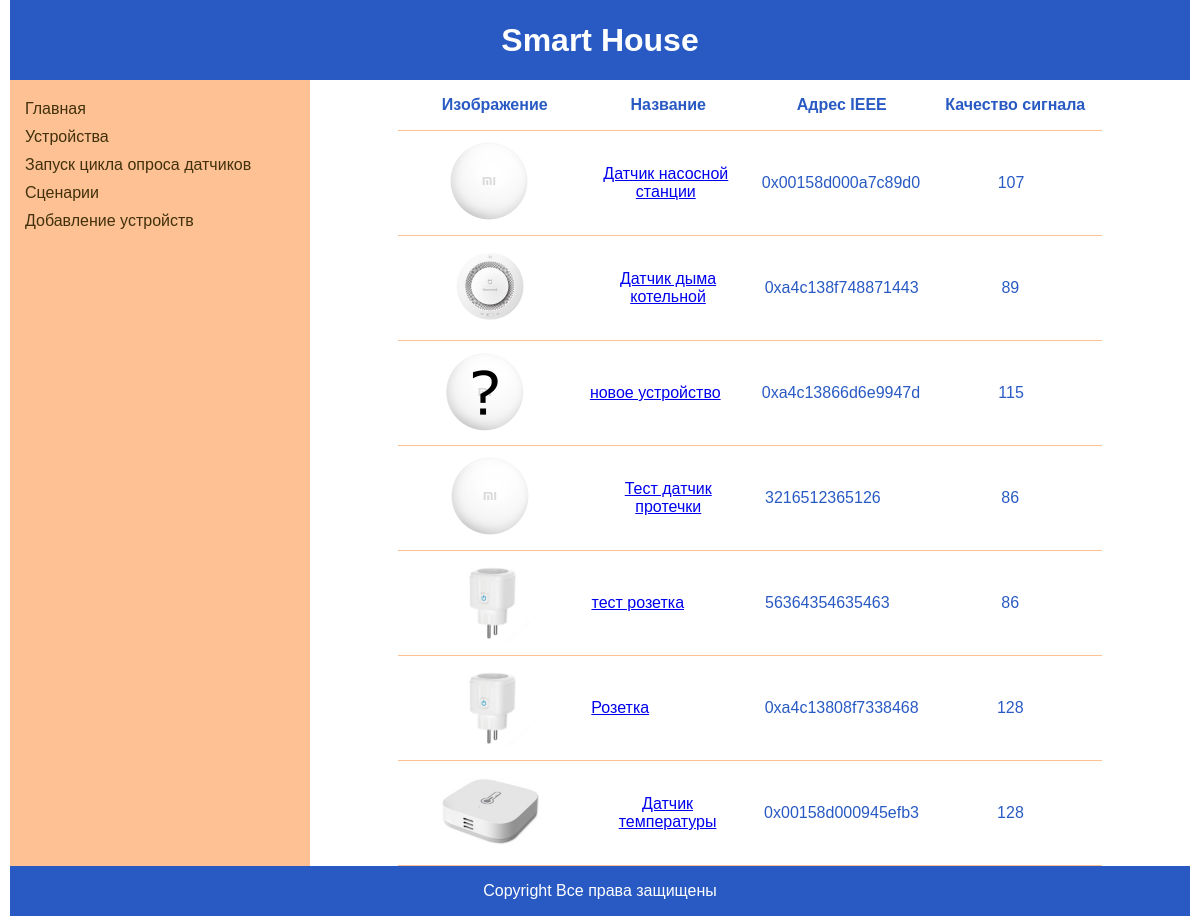
Page /devices/ on the committed database.
### smart_house/models.py (models this page shows, shortened)
class Device(models.Model):
    class Meta:
        db_table = 'devices'
    name = models.CharField(
        db_column='name',
        max_length=50,
        help_text="Введите название датчика",
        verbose_name="Название датчика"
    )
    address = models.CharField(
        db_column='address',
        max_length=50,
        help_text="Введите ieee адрес датчика",
        verbose_name="ieee адрес датчика"
    )
    json_data = models.JSONField(
        db_column='json_data',
        null=True,
        blank=True
    )
    groups_id = models.ForeignKey(
        to='Group',
        db_column='groups_id',
        on_delete=models.CASCADE,
        help_text="Укажите в какую группу входит устройство",
        verbose_name="Входит в группу",
        null=True,
        blank=True
    )
    devices_type= models.ForeignKey(
        to='DeviceType',
        db_column='devices_type_id',
        on_delete=models.CASCADE,
        help_text="Укажите тип устройства",
        verbose_name="Тип устройства",
        null=True,
        blank=True
    )

class DeviceType(models.Model):
    class Meta:
        db_table = 'devices_type'
    name = models.CharField(
        db_column='name',
        max_length=50,
        help_text="Введите тип устройства",
        verbose_name="Название типа устройства"
    )
    image = models.ImageField(
        upload_to='images',
        help_text="Введите изображение устройства",
        verbose_name="Изображение устройства"
    )

### smart_house/views.py (the view)
# urls.py: path('devices/', views.DeviceListView.as_view(), name='devices'),
class DeviceListView(ListView):
    model = Device
    template_name = 'smart_house/devices.html'
    context_object_name = 'devices'
    def get_context_data(self, **kwargs) -> dict:
        context = super().get_context_data(**kwargs)
        for obj in self.object_list:
            obj.json_data = json.loads(obj.json_data)
        return context

### templates/smart_house/devices.html
{% extends "smart_house/base.html" %}
{% block content %}
  {% if devices %}
  <div class="devices-container">
    <div class="devices-row">
      <div>
        <p class="name-row">Изображение</p>
      </div>
      <div>
        <p class="name-row">Название</p>
      </div>
      <div>
        <p class="name-row">Адрес IEEE</p>
      </div>
      <div>
        <p class="name-row">Качество сигнала</p>
      </div>
    </div>
    {% for device in devices %}
      <div class="devices-row">
        <div>
          <img src="{{ device.devices_type.image.url }}" alt="connect" style="max-height:100px">
        </div>
        <div class="devices-left"><a href="{{ device.id }}">{{ device.name }}</a></div>
        <div class="devices-left"><p>{{ device.address }}</p></div>
        <div><p>{{device.json_data.linkquality}}</p></div>
      </div>
    {% endfor %}
  </div>
  {% endif %}
{% endblock content %}

### static/css/style.css (style rules this page uses)
body { margin:0; padding:0; }
.container div { text-align: center; }
.name-row { font-weight: bold; padding-left: 10px; }
.devices-row { padding: 0 10px; display:grid; grid-template-columns: 1fr 1fr 1fr 1fr; grid-column-gap: 10px; align-items: center; border-bottom: 1px solid #FDC194; }
.devices-left { display: flex; padding-left: 10px; text-align: left; }
.devices-container { width: 80%; margin: 0 auto; padding: 0 15px; color: #295AC4; }

### rows in the picture
Device: devices_type.image (picture), name "Датчик насосной станции", address "0x00158d000a7c89d0", json_data.linkquality "107"
Device: devices_type.image (picture), name "Датчик дыма котельной", address "0xa4c138f748871443", json_data.linkquality "89"
Device: devices_type.image (picture), name "новое устройство", address "0xa4c13866d6e9947d", json_data.linkquality "115"
Device: devices_type.image (picture), name "Тест датчик протечки", address "3216512365126", json_data.linkquality "86"
Device: devices_type.image (picture), name "тест розетка", address "56364354635463", json_data.linkquality "86"
Device: devices_type.image (picture), name "Розетка", address "0xa4c13808f7338468", json_data.linkquality "128"
Device: devices_type.image (picture), name "Датчик температуры", address "0x00158d000945efb3", json_data.linkquality "128"
